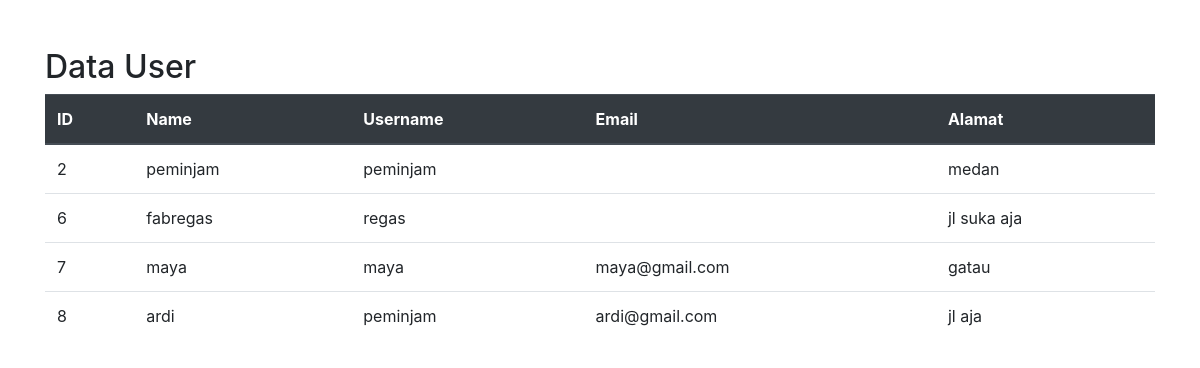
The page /data_user.php on the database its author committed.
### tables this page shows
CREATE TABLE `user` (
  `id_user` int(11) NOT NULL,
  `nama` varchar(255) DEFAULT NULL,
  `username` varchar(255) DEFAULT NULL,
  `password` varchar(255) DEFAULT NULL,
  `email` varchar(255) DEFAULT NULL,
  `alamat` text DEFAULT NULL,
  `level` enum('admin','petugas','peminjam') DEFAULT NULL
);

### data_user.php (the view, shortened to what this page needs)
<!DOCTYPE html>
<html lang="en">
<head>
    <link href="https://stackpath.bootstrapcdn.com/bootstrap/4.5.2/css/bootstrap.min.css" rel="stylesheet">
</head>
<body>
    <div class="container mt-5">
        <h2>Data User</h2>
        <table class="table">
            <thead class="thead-dark">
                <tr>
                    <th>ID</th>
                    <th>Name</th>
                    <th>Username</th>
                    <th>Email</th>
                    <th>Alamat</th>
                </tr>
            </thead>
            <tbody>
                <?php
                $query = "SELECT id_user, nama, username, email, alamat FROM user WHERE level = 'peminjam'";
                $result = mysqli_query($koneksi, $query);
                while ($row = mysqli_fetch_assoc($result)) {
                    echo "<tr>";
                    echo "<td>" . $row['id_user'] . "</td>";
                    echo "<td>" . $row['nama'] . "</td>";
                    echo "<td>" . $row['username'] . "</td>";
                    echo "<td>" . $row['email'] . "</td>";
                    echo "<td>" . $row['alamat'] . "</td>";
                    echo "</tr>";
                }
                ?>
            </tbody>
        </table>
    </div>
</body>
</html>

### rows shown on the page
user: id_user "2", nama "peminjam", username "peminjam", alamat "medan"
user: id_user "6", nama "fabregas", username "regas", alamat "jl suka aja"
user: id_user "7", nama "maya", username "maya", email "maya@gmail.com", alamat "gatau"
user: id_user "8", nama "ardi", username "peminjam", email "ardi@gmail.com", alamat "jl aja"
